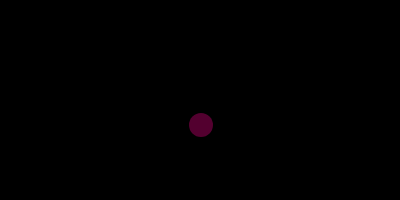
Frame 1 (no input)
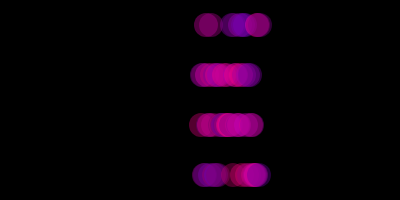
Frame 60 (no input)
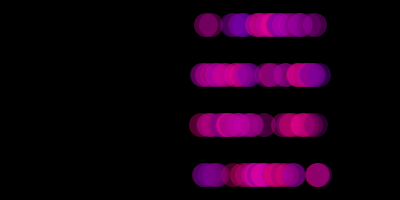
Frame 120 (the mouse pressed at the canvas centre since frame 60)

The p5.js sketch that drew these frames (run headless with seeded random() and noise() and a simulated clock; from frame 60 on, the mouse is pressed at the canvas centre):

// p5.js sketch
// ── sketch.js
var spot = {
  x: 200,
  y: 50
};

var col = {
  r: 255,
  g: 0,
  b: 0
};

function setup() {
  createCanvas(400, 200);
  background(0);
}

function draw() {
  col.r = random(100, 255);
  col.g = 0;
  col.b = random(100, 190);

  // spot.x = random(0, width);
  spot.x = (spot.x + 1) % width;
  let h = height/8;
  spot.y = random([h, h*3, h*5, h*7]);
  noStroke();
  fill(col.r, col.g, col.b, 100);
  ellipse(spot.x, spot.y, 24, 24);
}

// https://editor.p5js.org/jht1493/sketches/ny4aSEPTp
// 2.5.1 random function scan x ran y

// https://editor.p5js.org/jht1493/sketches/XzrXlqxMN
// 2.5.1 random function scan x

// https://editor.p5js.org/jht1493/sketches/UTMOVgcsv
// 2.5.1 random function 

// The random() Function
// Code! Programming with p5.js
// The Coding Train / Daniel Shiffman
// https://thecodingtrain.com/beginners/p5js/beginners/p5js/2.5-random.html
// https://youtu.be/nicMAoW6u1g
// https://editor.p5js.org/codingtrain/sketches/4gD7Btgi
